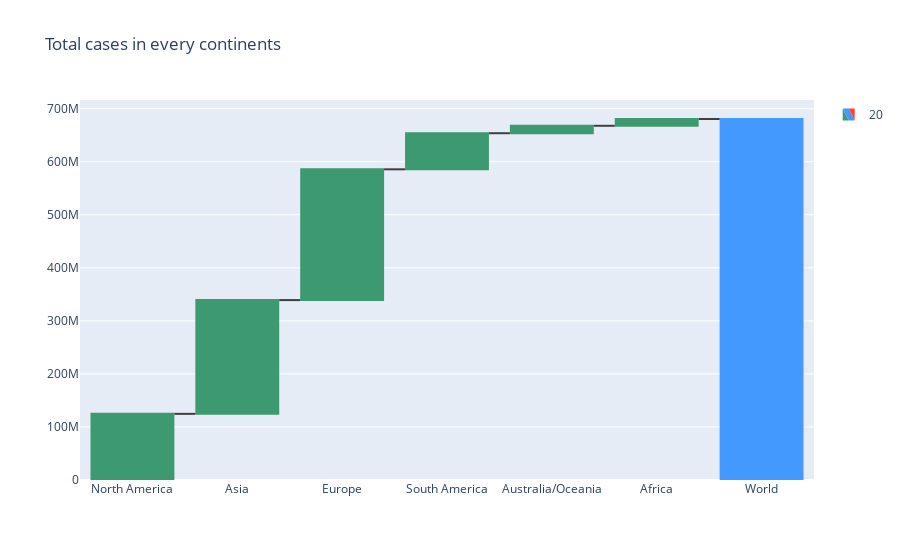

The notebook cell this image was saved under:
### Markdown cell above
Total Cases

### Code cell
fig = go.Figure(go.Waterfall(
    name = "20", orientation = "v",
    measure = ["relative", "relative", "relative","relative", "relative", "relative", "total"],
    x = covid19_df_wf['continent'],
    textposition = "outside",
    y = covid19_df_wf['totalcases'],
    connector = {"line":{"color":"rgb(63, 63, 63)"}},
))

fig.update_layout(
        title = "Total cases in every continents",
        showlegend = True
)

fig.show()

### Figure 1 — Plotly figure (JSON) as saved in the notebook; plotly's stock layout.template omitted (floating-point values rounded to 4 significant figures)
{"data": [{"connector": {"line": {"color": "rgb(63, 63, 63)"}}, "measure": ["relative", "relative", "relative", "relative", "relative", "relative", "total"], "name": "20", "orientation": "v", "textposition": "outside", "type": "waterfall", "x": ["North America", "Asia", "Europe", "South America", "Australia/Oceania", "Africa", "World"], "y": [124725126, 214494303, 246578283, 68046073, 14015805, 12796416, null]}], "layout": {"showlegend": true, "title": {"text": "Total cases in every continents"}}}
